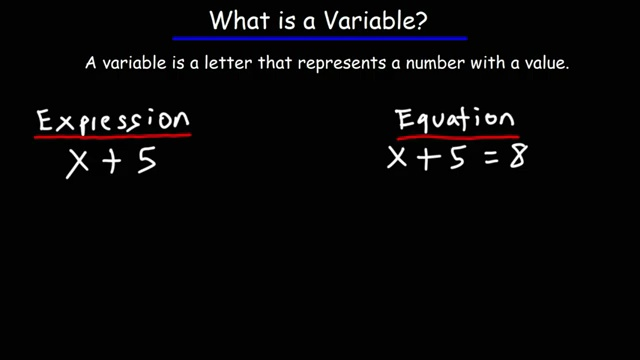
#> input picture frame_0000.jpg, 640 x 360 px
$ python -i boxdetect.py   (imports and definitions only)
#> lines starting #> are read from the running program, lines starting #| are printed output that depends on the picture; after the words box and inside, x2 and y2 are one past the last pixel; in counts of white or black regions, pixels touching at a corner belong together
import cv2
import numpy as np
import time

# Load your image
def box_cropper(file_path):
#> called with file_path = '../frame_0000.jpg'
    img = cv2.imread(file_path)
#> img is the input picture: shape (360, 640, 3); mean B, G, R 8.9, 8, 8.7
    gray = cv2.cvtColor(img, cv2.COLOR_BGR2GRAY)

    # Blur a little to reduce noise
    blur = cv2.GaussianBlur(gray, (5, 5), 0)
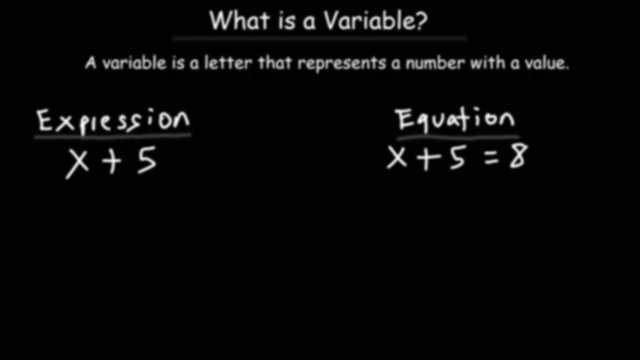
#> blur: shape (360, 640); min 1, max 245, mean 8.3

    # Detect edges
    edges = cv2.Canny(blur, 50, 150)
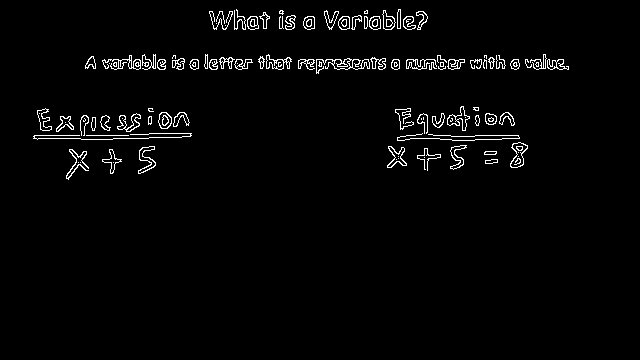
#> edges: shape (360, 640); 2.5% white in thin lines or dots, all inside (x1, y1, x2, y2) = (33, 9, 569, 180)

    x,y,w,h= 0 ,0,0,0
    contours, _ = cv2.findContours(edges, cv2.RETR_EXTERNAL, cv2.CHAIN_APPROX_SIMPLE)
#> contours = 93 contours, 38 with area under 20; largest, box (x1, y1, x2, y2) and area: (510, 142, 528, 168) 256, (316, 58, 370, 74) 230, (447, 106, 470, 131) 204, (266, 54, 292, 70) 192, (138, 146, 156, 174) 186
    for cnt in contours:
        x, y, w, h = cv2.boundingRect(cnt)
        # Now you have x, y, w, h!

        # Example: draw the rectangle
        cv2.rectangle(img, (x, y), (x+w, y+h), (0, 255, 0), 2)
#> this loop made 93 passes
#> (x, y, w, h) on passes 1 to 12: (80, 162, 1, 1), (78, 162, 1, 1), (485, 159, 13, 5), (424, 157, 1, 1), (484, 151, 13, 4), (102, 149, 20, 25), (66, 149, 23, 31), (417, 148, 24, 23), (387, 146, 20, 22), (138, 146, 18, 28), (450, 145, 17, 25), (510, 142, 18, 26)
#> (cnt, x, y, w, h) on passes 13, 16, 18, 40: ([[86, 135], [128, 135]], 86, 135, 43, 1), ([[421, 118], [421, 119]], 421, 118, 1, 2), ([[423, 117], [423, 119]], 423, 117, 1, 3), ([[440, 62], [440, 66], [443, 66], [443, 62]], 440, 62, 4, 5)
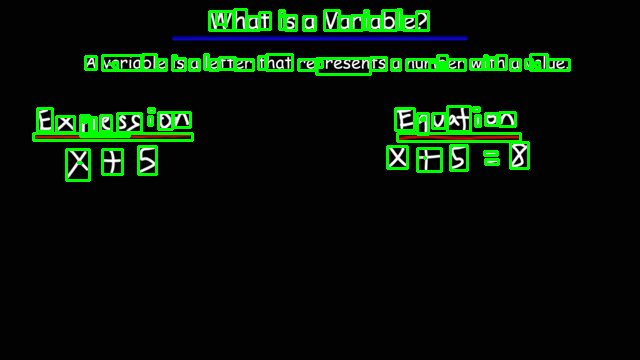
#> img: shape (360, 640, 3); 5.83% of pixels changed, all inside (x1, y1, x2, y2) = (32, 8, 571, 182)
    cropped = img[y:y+h, x:x+w]
    cv2.waitKey(0)
    time.sleep(5)
    cv2.destroyAllWindows()

    return cropped

>>> result = box_cropper('../frame_0000.jpg')

$ run again, on frame_0960.jpg
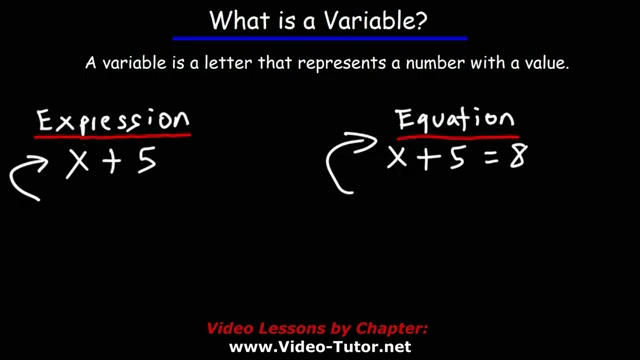
#> input picture frame_0960.jpg, 640 x 360 px
#> in box_cropper, img is the input picture: shape (360, 640, 3); mean B, G, R 10.8, 9.8, 11.3
#> in box_cropper, `edges = cv2.Canny(blur, 50, 150)`:
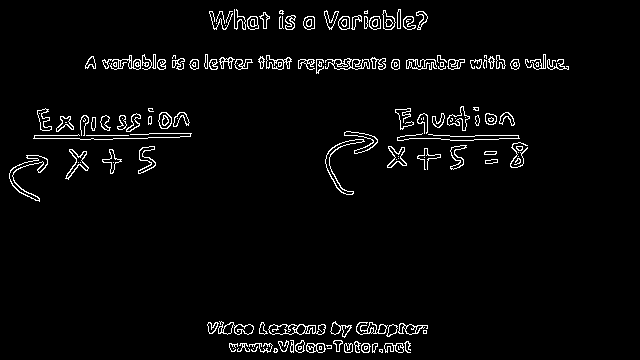
#> edges: shape (360, 640); 3.4% white in thin lines or dots, all inside (x1, y1, x2, y2) = (9, 9, 569, 353)
#> contours = 132 contours, 55 with area under 20; largest, box (x1, y1, x2, y2) and area: (9, 155, 48, 202) 389, (268, 324, 326, 335) 378, (325, 139, 365, 195) 316, (325, 58, 370, 70) 280, (218, 321, 254, 335) 246
#> the loop in box_cropper, `for cnt in contours:` made 132 passes
#> (x, y, w, h) on passes 1 to 8: (379, 349, 4, 4), (273, 348, 5, 5), (253, 348, 1, 1), (233, 348, 1, 1), (251, 346, 7, 6), (326, 345, 6, 4), (384, 343, 20, 10), (372, 343, 6, 10)
#> after the loop in box_cropper, `for cnt in contours:`:
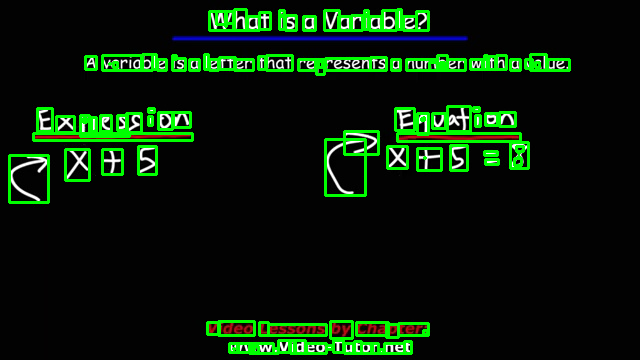
#> img: shape (360, 640, 3); 8.04% of pixels changed, all inside (x1, y1, x2, y2) = (8, 8, 571, 355)
